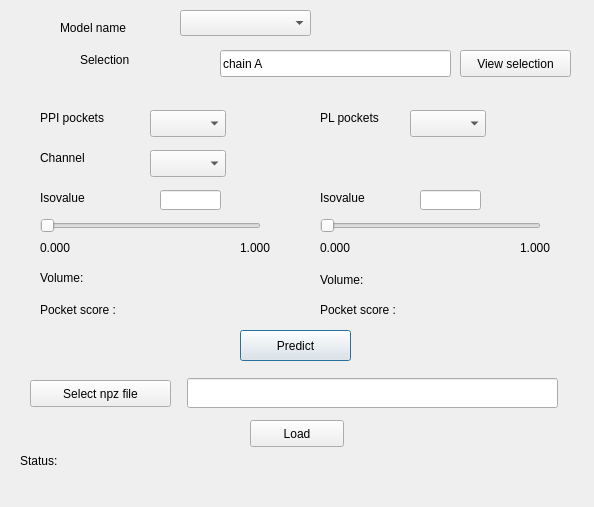
<?xml version="1.0" encoding="UTF-8"?>
<ui version="4.0">
 <class>Dialog</class>
 <widget class="QDialog" name="Dialog">
  <property name="geometry">
   <rect>
    <x>0</x>
    <y>0</y>
    <width>594</width>
    <height>507</height>
   </rect>
  </property>
  <property name="windowTitle">
   <string>Dialog</string>
  </property>
  <widget class="QLabel" name="ppi_label">
   <property name="geometry">
    <rect>
     <x>40</x>
     <y>110</y>
     <width>81</width>
     <height>16</height>
    </rect>
   </property>
   <property name="text">
    <string>PPI pockets</string>
   </property>
  </widget>
  <widget class="QLabel" name="label">
   <property name="geometry">
    <rect>
     <x>320</x>
     <y>110</y>
     <width>71</width>
     <height>16</height>
    </rect>
   </property>
   <property name="text">
    <string>PL pockets</string>
   </property>
  </widget>
  <widget class="QLabel" name="label_2">
   <property name="geometry">
    <rect>
     <x>60</x>
     <y>20</y>
     <width>91</width>
     <height>16</height>
    </rect>
   </property>
   <property name="text">
    <string>Model name</string>
   </property>
  </widget>
  <widget class="QLabel" name="selection_label">
   <property name="geometry">
    <rect>
     <x>80</x>
     <y>50</y>
     <width>67</width>
     <height>19</height>
    </rect>
   </property>
   <property name="text">
    <string>Selection</string>
   </property>
  </widget>
  <widget class="QLineEdit" name="selection_input">
   <property name="geometry">
    <rect>
     <x>220</x>
     <y>50</y>
     <width>231</width>
     <height>27</height>
    </rect>
   </property>
   <property name="text">
    <string>chain A</string>
   </property>
  </widget>
  <widget class="QPushButton" name="predictButton">
   <property name="geometry">
    <rect>
     <x>240</x>
     <y>330</y>
     <width>111</width>
     <height>31</height>
    </rect>
   </property>
   <property name="text">
    <string>Predict</string>
   </property>
  </widget>
  <widget class="QComboBox" name="ppi_comboBox">
   <property name="geometry">
    <rect>
     <x>150</x>
     <y>110</y>
     <width>76</width>
     <height>27</height>
    </rect>
   </property>
  </widget>
  <widget class="QComboBox" name="pl_comboBox">
   <property name="geometry">
    <rect>
     <x>410</x>
     <y>110</y>
     <width>76</width>
     <height>27</height>
    </rect>
   </property>
  </widget>
  <widget class="QSlider" name="ppiSlider">
   <property name="geometry">
    <rect>
     <x>40</x>
     <y>218</y>
     <width>221</width>
     <height>16</height>
    </rect>
   </property>
   <property name="orientation">
    <enum>Qt::Horizontal</enum>
   </property>
  </widget>
  <widget class="QLabel" name="isovalue_title">
   <property name="geometry">
    <rect>
     <x>40</x>
     <y>188</y>
     <width>67</width>
     <height>19</height>
    </rect>
   </property>
   <property name="text">
    <string>Isovalue</string>
   </property>
  </widget>
  <widget class="QLabel" name="isomin_ppi">
   <property name="geometry">
    <rect>
     <x>40</x>
     <y>238</y>
     <width>51</width>
     <height>19</height>
    </rect>
   </property>
   <property name="text">
    <string>0.000</string>
   </property>
  </widget>
  <widget class="QLabel" name="isomax_ppi">
   <property name="geometry">
    <rect>
     <x>240</x>
     <y>238</y>
     <width>41</width>
     <height>20</height>
    </rect>
   </property>
   <property name="text">
    <string>1.000</string>
   </property>
  </widget>
  <widget class="QComboBox" name="model_choice">
   <property name="geometry">
    <rect>
     <x>180</x>
     <y>10</y>
     <width>131</width>
     <height>26</height>
    </rect>
   </property>
  </widget>
  <widget class="QLineEdit" name="current_iso_ppi">
   <property name="geometry">
    <rect>
     <x>160</x>
     <y>190</y>
     <width>61</width>
     <height>20</height>
    </rect>
   </property>
  </widget>
  <widget class="QLineEdit" name="current_iso_pl">
   <property name="geometry">
    <rect>
     <x>420</x>
     <y>190</y>
     <width>61</width>
     <height>20</height>
    </rect>
   </property>
  </widget>
  <widget class="QLabel" name="isomin_pl">
   <property name="geometry">
    <rect>
     <x>320</x>
     <y>238</y>
     <width>51</width>
     <height>19</height>
    </rect>
   </property>
   <property name="text">
    <string>0.000</string>
   </property>
  </widget>
  <widget class="QLabel" name="isomax_pl">
   <property name="geometry">
    <rect>
     <x>520</x>
     <y>238</y>
     <width>41</width>
     <height>20</height>
    </rect>
   </property>
   <property name="text">
    <string>1.000</string>
   </property>
  </widget>
  <widget class="QSlider" name="plSlider">
   <property name="geometry">
    <rect>
     <x>320</x>
     <y>218</y>
     <width>221</width>
     <height>16</height>
    </rect>
   </property>
   <property name="orientation">
    <enum>Qt::Horizontal</enum>
   </property>
  </widget>
  <widget class="QLabel" name="isovalue_title_2">
   <property name="geometry">
    <rect>
     <x>320</x>
     <y>188</y>
     <width>67</width>
     <height>19</height>
    </rect>
   </property>
   <property name="text">
    <string>Isovalue</string>
   </property>
  </widget>
  <widget class="QLabel" name="ppi_volume">
   <property name="geometry">
    <rect>
     <x>40</x>
     <y>268</y>
     <width>171</width>
     <height>19</height>
    </rect>
   </property>
   <property name="text">
    <string>Volume:</string>
   </property>
  </widget>
  <widget class="QLabel" name="pl_volume">
   <property name="geometry">
    <rect>
     <x>320</x>
     <y>270</y>
     <width>171</width>
     <height>19</height>
    </rect>
   </property>
   <property name="text">
    <string>Volume:</string>
   </property>
  </widget>
  <widget class="QPushButton" name="selectButton">
   <property name="geometry">
    <rect>
     <x>460</x>
     <y>50</y>
     <width>111</width>
     <height>27</height>
    </rect>
   </property>
   <property name="text">
    <string>View selection</string>
   </property>
  </widget>
  <widget class="QLabel" name="status">
   <property name="geometry">
    <rect>
     <x>20</x>
     <y>440</y>
     <width>571</width>
     <height>41</height>
    </rect>
   </property>
   <property name="text">
    <string>Status:</string>
   </property>
  </widget>
  <widget class="QLabel" name="chanel_label">
   <property name="geometry">
    <rect>
     <x>40</x>
     <y>150</y>
     <width>81</width>
     <height>16</height>
    </rect>
   </property>
   <property name="text">
    <string>Channel</string>
   </property>
  </widget>
  <widget class="QComboBox" name="channelBox">
   <property name="geometry">
    <rect>
     <x>150</x>
     <y>150</y>
     <width>76</width>
     <height>27</height>
    </rect>
   </property>
   <property name="editable">
    <bool>false</bool>
   </property>
  </widget>
  <widget class="QLabel" name="score_ppi">
   <property name="geometry">
    <rect>
     <x>40</x>
     <y>300</y>
     <width>211</width>
     <height>19</height>
    </rect>
   </property>
   <property name="text">
    <string>Pocket score : </string>
   </property>
  </widget>
  <widget class="QLabel" name="score_pl">
   <property name="geometry">
    <rect>
     <x>320</x>
     <y>300</y>
     <width>211</width>
     <height>19</height>
    </rect>
   </property>
   <property name="text">
    <string>Pocket score : </string>
   </property>
  </widget>
  <widget class="QPushButton" name="select_npz">
   <property name="geometry">
    <rect>
     <x>30</x>
     <y>380</y>
     <width>141</width>
     <height>27</height>
    </rect>
   </property>
   <property name="text">
    <string>Select npz file</string>
   </property>
  </widget>
  <widget class="QLineEdit" name="lineEdit_npz">
   <property name="geometry">
    <rect>
     <x>187</x>
     <y>378</y>
     <width>371</width>
     <height>30</height>
    </rect>
   </property>
  </widget>
  <widget class="QPushButton" name="pushButton_load_npz">
   <property name="geometry">
    <rect>
     <x>250</x>
     <y>420</y>
     <width>94</width>
     <height>27</height>
    </rect>
   </property>
   <property name="text">
    <string>Load</string>
   </property>
  </widget>
 </widget>
 <resources/>
 <connections/>
</ui>
